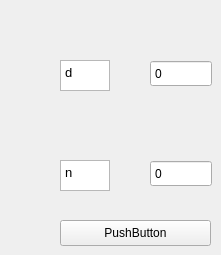
    <widget class="QWidget" name="Belt_Speed">
     <widget class="QTextBrowser" name="htext_12">
      <property name="geometry">
       <rect>
        <x>60</x>
        <y>60</y>
        <width>50</width>
        <height>31</height>
       </rect>
      </property>
      <property name="styleSheet">
       <string notr="true">&lt;!DOCTYPE html&gt;
&lt;html lang=&quot;en&quot;&gt;
&lt;head&gt;
    &lt;meta charset=&quot;UTF-8&quot;&gt;
    &lt;meta name=&quot;viewport&quot; content=&quot;width=device-width, initial-scale=1.0&quot;&gt;
    &lt;title&gt;Styled Spinbox Example&lt;/title&gt;
    &lt;style&gt;
        body {
            font-family: Arial, sans-serif;
            background-color: #f4f4f4;
            display: flex;
            justify-content: center;
            align-items: center;
            height: 100vh;
        }
        .spinbox-container {
            display: flex;
            align-items: center;
            background-color: #ffffff;
            border: 2px solid #007bff;
            border-radius: 5px;
            overflow: hidden;
        }
        input[type=&quot;number&quot;] {
            width: 60px;
            border: none;
            text-align: center;
            padding: 10px;
            font-size: 16px;
        }
        button {
            background-color: #007bff;
            color: white;
            border: none;
            padding: 10px 15px;
            cursor: pointer;
        }
        button:hover {
            background-color: #0056b3;
        }
    &lt;/style&gt;
&lt;/head&gt;
&lt;body&gt;
    &lt;div class=&quot;spinbox-container&quot;&gt;
        &lt;button onclick=&quot;decrement()&quot;&gt;-&lt;/button&gt;
        &lt;input type=&quot;number&quot; id=&quot;spinbox&quot; value=&quot;0&quot; min=&quot;0&quot; max=&quot;100&quot; step=&quot;1&quot;&gt;
        &lt;button onclick=&quot;increment()&quot;&gt;+&lt;/button&gt;
    &lt;/div&gt;

    &lt;script&gt;
        function increment() {
            const spinbox = document.getElementById('spinbox');
            let value = parseInt(spinbox.value);
            if (value &lt; 100) {
                spinbox.value = value + 1;
            }
        }

        function decrement() {
            const spinbox = document.getElementById('spinbox');
            let value = parseInt(spinbox.value);
            if (value &gt; 0) {
                spinbox.value = value - 1;
            }
        }
    &lt;/script&gt;
&lt;/body&gt;
&lt;/html&gt;
</string>
      </property>
      <property name="html">
       <string>&lt;!DOCTYPE HTML PUBLIC &quot;-//W3C//DTD HTML 4.0//EN&quot; &quot;http://www.w3.org/TR/REC-html40/strict.dtd&quot;&gt;
&lt;html&gt;&lt;head&gt;&lt;meta name=&quot;qrichtext&quot; content=&quot;1&quot; /&gt;&lt;style type=&quot;text/css&quot;&gt;
p, li { white-space: pre-wrap; }
&lt;/style&gt;&lt;/head&gt;&lt;body style=&quot; font-family:'Ubuntu'; font-size:10pt; font-weight:400; font-style:normal;&quot;&gt;
&lt;p style=&quot; margin-top:0px; margin-bottom:0px; margin-left:0px; margin-right:0px; -qt-block-indent:0; text-indent:0px;&quot;&gt;d&lt;/p&gt;&lt;/body&gt;&lt;/html&gt;</string>
      </property>
     </widget>
     <widget class="QTextBrowser" name="htext_13">
      <property name="geometry">
       <rect>
        <x>60</x>
        <y>160</y>
        <width>50</width>
        <height>31</height>
       </rect>
      </property>
      <property name="styleSheet">
       <string notr="true">&lt;!DOCTYPE html&gt;
&lt;html lang=&quot;en&quot;&gt;
&lt;head&gt;
    &lt;meta charset=&quot;UTF-8&quot;&gt;
    &lt;meta name=&quot;viewport&quot; content=&quot;width=device-width, initial-scale=1.0&quot;&gt;
    &lt;title&gt;Styled Spinbox Example&lt;/title&gt;
    &lt;style&gt;
        body {
            font-family: Arial, sans-serif;
            background-color: #f4f4f4;
            display: flex;
            justify-content: center;
            align-items: center;
            height: 100vh;
        }
        .spinbox-container {
            display: flex;
            align-items: center;
            background-color: #ffffff;
            border: 2px solid #007bff;
            border-radius: 5px;
            overflow: hidden;
        }
        input[type=&quot;number&quot;] {
            width: 60px;
            border: none;
            text-align: center;
            padding: 10px;
            font-size: 16px;
        }
        button {
            background-color: #007bff;
            color: white;
            border: none;
            padding: 10px 15px;
            cursor: pointer;
        }
        button:hover {
            background-color: #0056b3;
        }
    &lt;/style&gt;
&lt;/head&gt;
&lt;body&gt;
    &lt;div class=&quot;spinbox-container&quot;&gt;
        &lt;button onclick=&quot;decrement()&quot;&gt;-&lt;/button&gt;
        &lt;input type=&quot;number&quot; id=&quot;spinbox&quot; value=&quot;0&quot; min=&quot;0&quot; max=&quot;100&quot; step=&quot;1&quot;&gt;
        &lt;button onclick=&quot;increment()&quot;&gt;+&lt;/button&gt;
    &lt;/div&gt;

    &lt;script&gt;
        function increment() {
            const spinbox = document.getElementById('spinbox');
            let value = parseInt(spinbox.value);
            if (value &lt; 100) {
                spinbox.value = value + 1;
            }
        }

        function decrement() {
            const spinbox = document.getElementById('spinbox');
            let value = parseInt(spinbox.value);
            if (value &gt; 0) {
                spinbox.value = value - 1;
            }
        }
    &lt;/script&gt;
&lt;/body&gt;
&lt;/html&gt;
</string>
      </property>
      <property name="html">
       <string>&lt;!DOCTYPE HTML PUBLIC &quot;-//W3C//DTD HTML 4.0//EN&quot; &quot;http://www.w3.org/TR/REC-html40/strict.dtd&quot;&gt;
&lt;html&gt;&lt;head&gt;&lt;meta name=&quot;qrichtext&quot; content=&quot;1&quot; /&gt;&lt;style type=&quot;text/css&quot;&gt;
p, li { white-space: pre-wrap; }
&lt;/style&gt;&lt;/head&gt;&lt;body style=&quot; font-family:'Ubuntu'; font-size:10pt; font-weight:400; font-style:normal;&quot;&gt;
&lt;p style=&quot; margin-top:0px; margin-bottom:0px; margin-left:0px; margin-right:0px; -qt-block-indent:0; text-indent:0px;&quot;&gt;n&lt;/p&gt;&lt;/body&gt;&lt;/html&gt;</string>
      </property>
     </widget>
     <widget class="QDoubleSpinBox" name="DdoubleSpinBox_8">
      <property name="geometry">
       <rect>
        <x>150</x>
        <y>60</y>
        <width>62</width>
        <height>27</height>
       </rect>
      </property>
      <property name="buttonSymbols">
       <enum>QAbstractSpinBox::NoButtons</enum>
      </property>
      <property name="specialValueText">
       <string>0</string>
      </property>
      <property name="decimals">
       <number>3</number>
      </property>
      <property name="minimum">
       <double>-1000000000000.000000000000000</double>
      </property>
      <property name="maximum">
       <double>1000000000000.000000000000000</double>
      </property>
      <property name="value">
       <double>-1000000000000.000000000000000</double>
      </property>
     </widget>
     <widget class="QDoubleSpinBox" name="DdoubleSpinBox_9">
      <property name="geometry">
       <rect>
        <x>150</x>
        <y>160</y>
        <width>62</width>
        <height>27</height>
       </rect>
      </property>
      <property name="buttonSymbols">
       <enum>QAbstractSpinBox::NoButtons</enum>
      </property>
      <property name="specialValueText">
       <string>0</string>
      </property>
      <property name="decimals">
       <number>3</number>
      </property>
      <property name="minimum">
       <double>-1000000000000.000000000000000</double>
      </property>
      <property name="maximum">
       <double>1000000000000.000000000000000</double>
      </property>
      <property name="value">
       <double>-1000000000000.000000000000000</double>
      </property>
     </widget>
     <widget class="QPushButton" name="pushButton_5">
      <property name="geometry">
       <rect>
        <x>60</x>
        <y>220</y>
        <width>151</width>
        <height>26</height>
       </rect>
      </property>
      <property name="text">
       <string>PushButton</string>
      </property>
     </widget>
    </widget>
